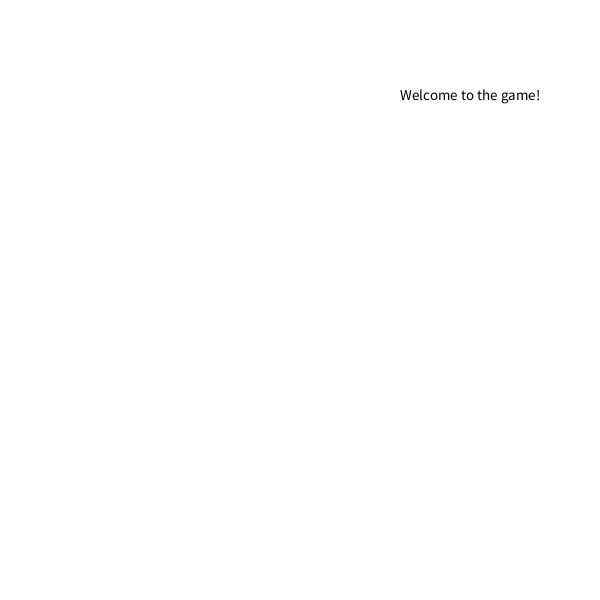
Frame 1 (no input)
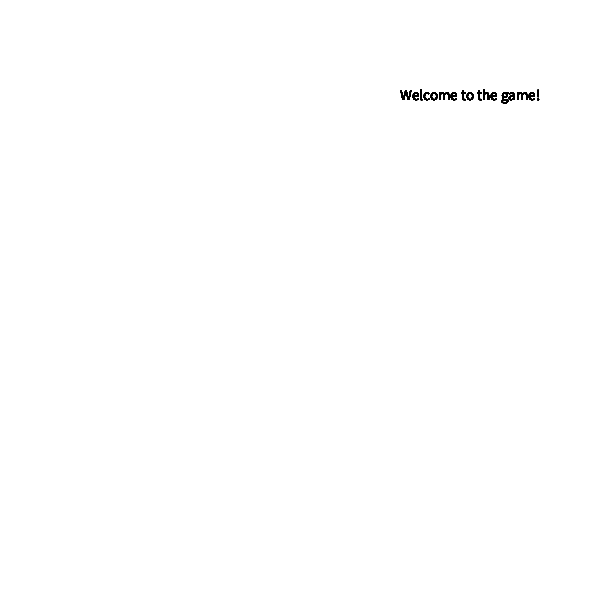
Frame 60 (the mouse pressed at the canvas centre just before this capture)
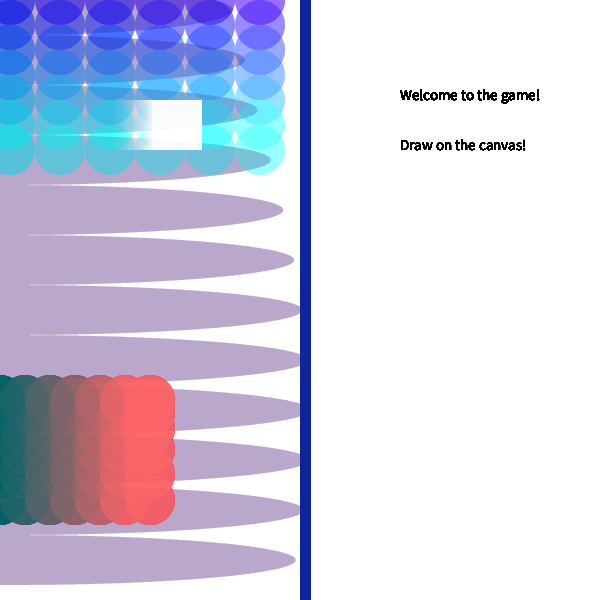
Frame 120 (the mouse held since frame 60 and released just before this capture)

The Processing sketch that drew these frames (run headless with seeded random() and noise(); from frame 60 on, the mouse is pressed at the canvas centre):

// Processing sketch: processing_136869
// ── processing_136869.pde

//colourvariable
float color1=random(0, 255);
float color2=random(0, 255);
float color3=random(0, 255);
float opacity=random(100, 200);

//eraser1variable
int radius = 40;
float x = 110;
float speed = 2;
int direction = 1;

//eraser2variable
int radius2 = 20;
float r = 50;
float speed2 = 1;
int direction2 = 1;


void setup() {
  size(600, 600);
  background(255);
}

  void draw() {
    
    //reset canvas
  if(keyPressed == true) {
    fill(255); 
    rect(0, 0, 600, 600);}
    
    //instructions1
int start_time7 = 0;
if ( millis() > start_time7) {
fill(0);}
textSize(15);
text ("Welcome to the game!", 400, 100);


  //instructions2
   int start_time9 = 3000;
     if ( millis() > start_time9) {
fill(0);
textSize(15);
text ("Draw on the canvas!", 400, 150);}

 //instructions3
   int start_time10 = 6000;
     if ( millis() > start_time10) {
fill(0);
textSize(15);
text ("Press any key to try again!", 375, 200);}

//instructions4
   int start_time11 = 8000;
     if ( millis() > start_time11) {
fill(0);
textSize(15);
text ("Lets make some abstract art!", 375, 250);}


//circles
int start_time13 = 3000;
  if ( millis() > start_time13) {
if(mousePressed == true) {
int i = 0;
  while ( i <= mouseY) {
     int a = 10;
  while ( a <= 275) {
      int b = 100;
     noStroke();
     fill(a/4, i, 255, 10);
    ellipse(a, i/2, 50, 50);
    a = a + 50;
  }
        i = i + 50;}
  } else {
        ellipse(0, 0, 0,0);
  } }
  
  //paint
  int start_time16 = 3000;
  if ( millis() > start_time16) {
float weight = dist(mouseX, mouseY, pmouseX, pmouseY);
   strokeWeight(weight/8);
   //stroke(#0020E8);
   stroke(color1, color2, color3);
   line(mouseX/2, mouseY, pmouseX/2, pmouseY);}
   

 //eraser1
 int start_time17 = 3000;
  if ( millis() > start_time17 && millis() < 15000 ) {
    noStroke();
 fill(255);
    x += speed * direction;
    if ((x> width/2-radius) ||(x < radius)) {
      direction = -direction;
    }
    if (direction == 1) {
      rect (x, 100, 50, 50);
    } else {
      rect (x, 100, 100, 100);}    } 
      
       //eraser2
 int start_time18 = 6000;
  if ( millis() > start_time18 && millis() < 18000 ) {
    noStroke();
 fill(color1/2, color2/2, color3/2, opacity);
    r += speed2 * direction2;
    if ((r> width/3-radius2) ||(r < radius2)) {
      direction2 = -direction2;
    }
    if (direction2 == 1) {
      rect (r, 300, 25, 25);
    } else {
      rect (r, 300, 50, 50);}    } 
      

//sideellipse
int start_time14 = 3000;
  if ( millis() > start_time14) {
if(mousePressed == true) {
  fill(255);
int x = 10;
  while (x <= 600) {
     int a = 10;
  noStroke();
  fill(color1/3, color2/3, color3/3, 5);
  ellipse(10, x, 500+sin(x)*100, 50);
  x = x + 50;}
  } else {
        ellipse(0, 0, 0,0);
  } }

//circlesatbottom
int start_time20 = 3000;
  if ( millis() > start_time20) {
if (mousePressed == true) {
 int g = 0;
  while ( g <= 300) {
     int h = 0;
  while ( h <= 300 ) {
     fill (h, 100, 100, 50);
    ellipse(h/2, 500+sin(g)*100, 50, 50);
    h = h + 50;
  }
        g = g + 50;
  }} 
  else { 
    ellipse (0, 0, 0,0);}
    
    //canvas
    stroke(#0E249B);
    strokeWeight(10);
    line(305, 0, 305, 600);
  }}
